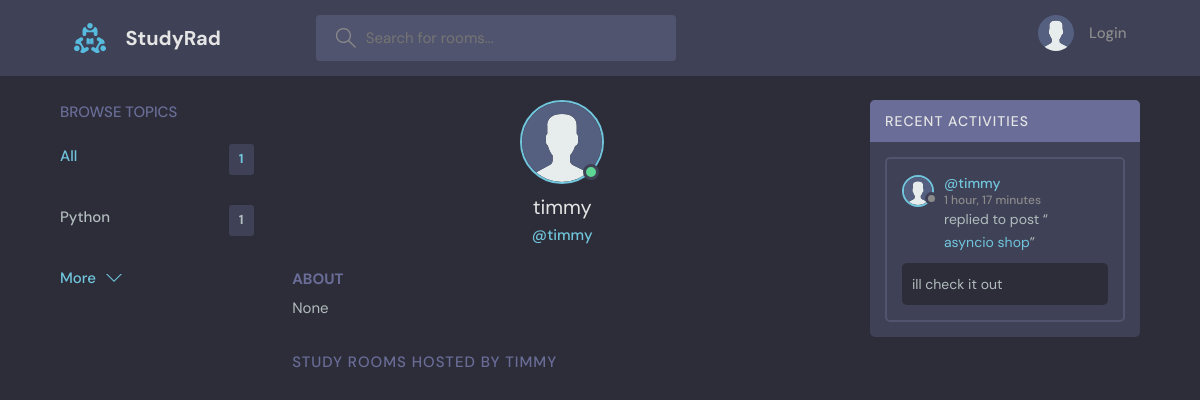
The page /profile/2 on the database its author committed.
### base/models.py (models this page shows, shortened)
class Topic(models.Model):
    name = models.CharField(max_length=200)

class User(AbstractUser):
    name = models.CharField(max_length=200, null=True)
    email = models.EmailField(null=True, unique=True)
    bio = models.TextField(null=True)
    avatar = models.ImageField(null=True, default="avatar.svg")
    REQUIRED_FIELDS = []

class Message(models.Model): # 1:n relationship model
    user = models.ForeignKey(User, on_delete=models.CASCADE) #currently using default django model
    room = models.ForeignKey(Room, on_delete=models.CASCADE, related_name='messages') #when a room is deleted, delete all msg
    body = models.TextField()
    updated = models.DateTimeField(auto_now=True)
    created = models.DateTimeField(auto_now_add=True)
    def __str__(self):
        return self.body[0:50]

class Room(models.Model):
    host = models.ForeignKey(User, on_delete=models.SET_NULL, null=True)
    topic =models.ForeignKey(Topic, on_delete=models.SET_NULL, null=True) #1 room 1 topic
    name = models.CharField(max_length=200)
    description = models.TextField(null=True, blank=True) #null is for DB, and blank is for a form
    participants = models.ManyToManyField(User, related_name='participants', blank=True)
    updated = models.DateTimeField(auto_now=True) #so everytime the save method is called, update this field
    created = models.DateTimeField(auto_now_add=True) #timestamp is created when we first create this instance, so updation in this
    class Meta:
        ordering = ['-updated', '-created']
    def __str__(self):
        return self.name

### base/views.py (the view)
# urls.py: path('profile/<str:pk>', views.user_profile, name="user-profile"),
def user_profile(request, pk):
    user = User.objects.get(id=pk)
    room_messages = user.message_set.all()
    topics = Topic.objects.all()
    rooms = user.room_set.all() #passing only user's rooms
    context = {'user':user,
               'rooms':rooms,
               'room_messages':room_messages,
               'topics': topics,
               'activities': room_messages
            }
    return render(request, 'base/profile.html', context)

### base/templates/base/profile.html (shortened to what this page needs)
{% extends 'main.html' %}
{% block content %}
  <main class="profile-page layout layout--3">
    <div class="container">
      {% include 'base/topics_components.html' %}
      <div class="roomList">
        <div class="profile">
          <div class="profile__avatar">
            <div class="avatar avatar--large active">
              <img src="{{user.avatar.url}}" />
            </div>
          </div>
          <div class="profile__info">
            <h3>{{user.username}}</h3>
            <p>@{{user.username}}</p>
          </div>
          <div class="profile__about">
            <h3>About</h3>
            <p>
              {{user.bio}}
            </p>
          </div>
        </div>
        <div class="roomList__header">
          <div>
            <h2>Study Rooms Hosted by {{user.username}}</a>
            </h2>
          </div>
        </div>
      </div>
      {% include 'base/activity_component.html' %}
    </div>
  </main>
{% endblock %}

### templates/main.html (shortened to what this page needs)
<!DOCTYPE html>
{% load static %}
<html lang="en">
  <head>
    <link rel="stylesheet" href="{% static 'styles/style.css' %}" />
  </head>
  <body>
    {% include 'navbar.html' %}
    {% block content %}
    {% endblock%}
  </body>
</html>

### templates/navbar.html (shortened to what this page needs)
{% load static %}
<header class="header header--loggedIn">
      <div class="container">
        <a href="{% url 'home' %}" class="header__logo">
          <img src="{% static 'images/logo.svg' %}" />
          <h1>StudyRad</h1>
        </a>
        <form class="header__search" method="GET" action="{% url 'home' %}">
          <label>
            <input name="q" placeholder="Search for rooms..." />
          </label>
        </form>
        <nav class="header__menu">
           {% if request.user.is_authenticated %}
          <div class="header__user">
            <a href="{% url 'user-profile' request.user.id %}">
              <div class="avatar avatar--medium active">
                <img src="{{request.user.avatar.url}}" />
              </div>
              <p>{{request.user.username}} <span>@{{request.user.username}}</span></p>
            </a>
            <button class="dropdown-button">
              <svg version="1.1" xmlns="http://www.w3.org/2000/svg" width="32" height="32" viewBox="0 0 32 32">
                <title>chevron-down</title>
                <path d="M16 21l-13-13h-3l16 16 16-16h-3l-13 13z"></path>
              </svg>
            </button>
          </div>
          {% else %}
          <a href="{% url 'login' %}">
            <img src="{% static 'images/avatar.svg' %}" />
            <p>Login</p>
          </a>
          {% endif %}
        </nav>
      </div>
    </header>

### base/templates/base/topics_components.html
        <div class="topics">
          <div class="topics__header">
            <h2>Browse Topics</h2>
          </div>
          <ul class="topics__list">
            <li>
              <a href="{% url 'home' %}" class="active">All <span>{{topics.count}}</span></a>
            </li>
            {% for topic in topics %}
            <li>
              <a href="{% url 'home' %}?q={{topic.name}}">{{topic.name}} <span>{{topic.room_set.all.count}}</span></a>
            </li>
            {% endfor %}
          </ul>
          <a class="btn btn--link" href="{% url 'topics' %}">
            More
            <svg version="1.1" xmlns="http://www.w3.org/2000/svg" width="32" height="32" viewBox="0 0 32 32">
              <title>chevron-down</title>
              <path d="M16 21l-13-13h-3l16 16 16-16h-3l-13 13z"></path>
            </svg>
          </a>
        </div>

### base/templates/base/activity_component.html (shortened to what this page needs)
<div class="activities">
          <div class="activities__header">
            <h2>Recent Activities</h2>
          </div>
          {% for activity in activities %}
          <div class="activities__box">
            <div class="activities__boxHeader roomListRoom__header">
              <a href="{% url 'user-profile' activity.user.id %}" class="roomListRoom__author">
                <div class="avatar avatar--small">
                  <img src="{{activity.user.avatar.url}}" />
                </div>
                <p>
                  @{{activity.user}}
                  <span>{{activity.created|timesince}}</span>
                </p>
              </a>
            </div>
            <div class="activities__boxContent">
              <p>replied to post “<a href="{% url 'room' activity.room.id %}">{{activity.room}}</a>”</p>
              <div class="activities__boxRoomContent">
                {{activity}}
              </div>
            </div>
          </div>
          {% endfor%}
        </div>

### rows shown on the page
Topic: name "Python", room_set.all.count "1"
User: avatar (placeholder picture), username "timmy", bio "None", username "TIMMY"
Message: user.avatar (placeholder picture), user "timmy", created "1 hour, 17 minutes", room "asyncio shop", body "ill check it out"

### other values the page prints
{{ topics.count }} "1"
